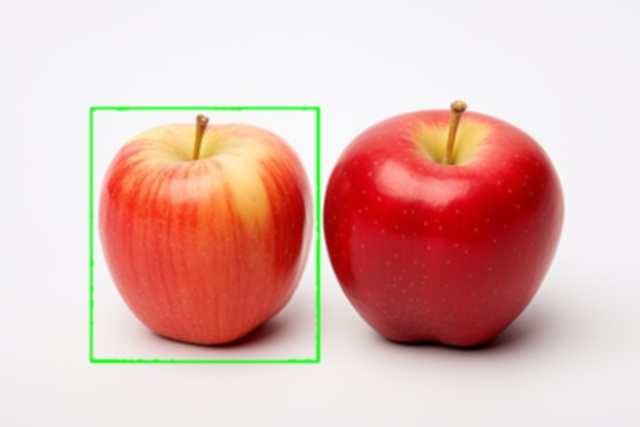
%> input picture cropped_image.jpg, 640 x 427 px
$ octave PART4.m   (GNU Octave 9; MATLAB toolbox functions it lacks are replaced by stand-ins)
%> lines starting %> are read from the running program, lines starting %| are printed output that depends on the picture; in (x1, y1, x2, y2) boxes, pixels count from 0 and x2, y2 are one past the last pixel; in counts of white or black regions, pixels touching at a corner belong together; the program's own positions count from 1
% Read the image
img = imread('cropped_image.jpg'); % Replace with your image filename
%> img is the input picture: size 427x640x3 uint8; mean R, G, B 226.2, 186.9, 180.2

% Convert the image to double precision for processing
img = im2double(img);
%> img: size 427x640x3 double

% Step 1: Visualize the image to identify green edges (for debugging)
figure;
imshow(img);
title('Original Image');

% Step 2: Detect the green edges dynamically
% Extract the RGB channels
redChannel = img(:,:,1);
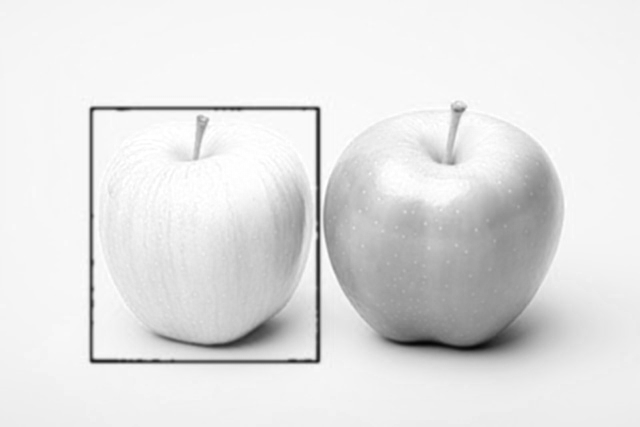
%> redChannel: size 427x640 double; min 0.0196, max 1, mean 0.887
greenChannel = img(:,:,2);
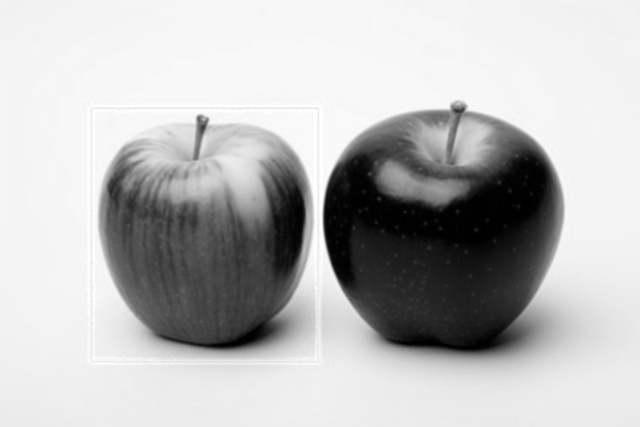
%> greenChannel: size 427x640 double; min 0, max 1, mean 0.733
blueChannel = img(:,:,3);
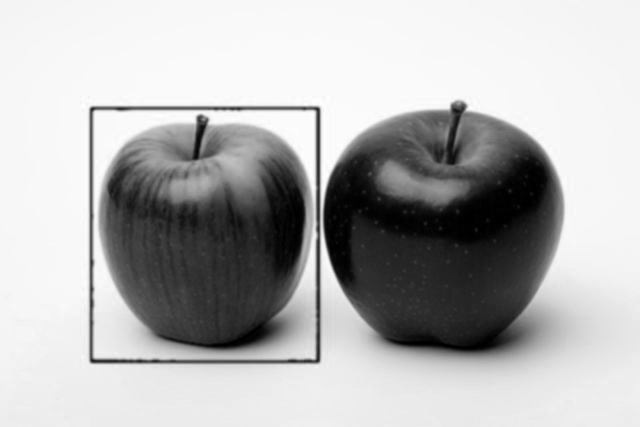
%> blueChannel: size 427x640 double; min 0, max 1, mean 0.707

% Create a mask for green pixels (dynamic thresholding)
% Green edges usually have higher green intensity compared to red and blue
greenMask = (greenChannel > 1.2 * redChannel) & (greenChannel > 1.2 * blueChannel);
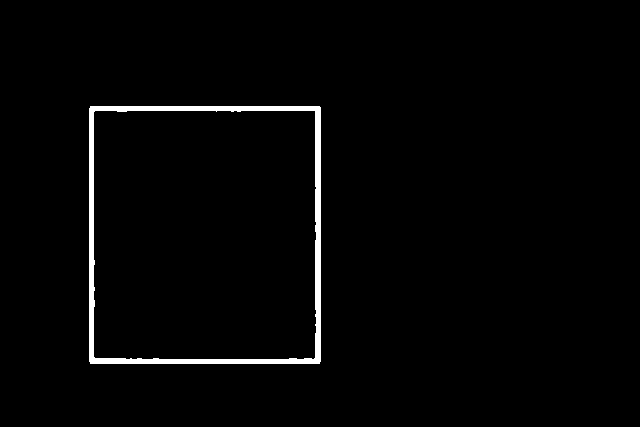
%> greenMask: size 427x640 logical; 1.9% white; 1 white region, box (x1, y1, x2, y2) and area: (89, 106, 321, 364) 5108

% Step 3: Visualize the green mask for debugging
figure;
imshow(greenMask);
title('Green Edge Mask (Dynamic Detection)');
pause(5); % Pause to inspect the mask before proceeding

% Step 4: Remove the green edge by inpainting
% Inpaint the green edge region for each channel
restoredImg = img; % Initialize the restored image
for channel = 1:3
    % Extract the current channel
    currentChannel = img(:,:,channel);

    % Apply regionfill to the current channel using the greenMask
    restoredImg(:,:,channel) = regionfill(currentChannel, greenMask);
end
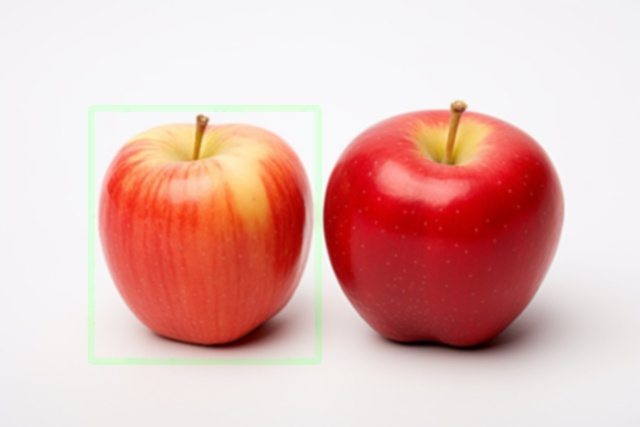
%> restoredImg: size 427x640x3 double; mean R, G, B 0.894, 0.733, 0.714

% Step 5: Perform edge-preserving smoothing using guided filtering
radius = 8; % Radius of the filter
epsilon = 0.01; % Regularization parameter for edge preservation

% Apply guided filtering to balance noise reduction and edge preservation
smoothedImg = imguidedfilter(restoredImg, 'NeighborhoodSize', [radius radius], 'DegreeOfSmoothing', epsilon);

% Step 6: Display the results
figure;
subplot(1, 3, 1);
imshow(img);
title('Original Image');

subplot(1, 3, 2);
imshow(restoredImg);
title('After Inpainting');

subplot(1, 3, 3);
imshow(smoothedImg);
title('Final Restored Image');

% Save the final output
imwrite(smoothedImg, 'restored_image.jpg');
